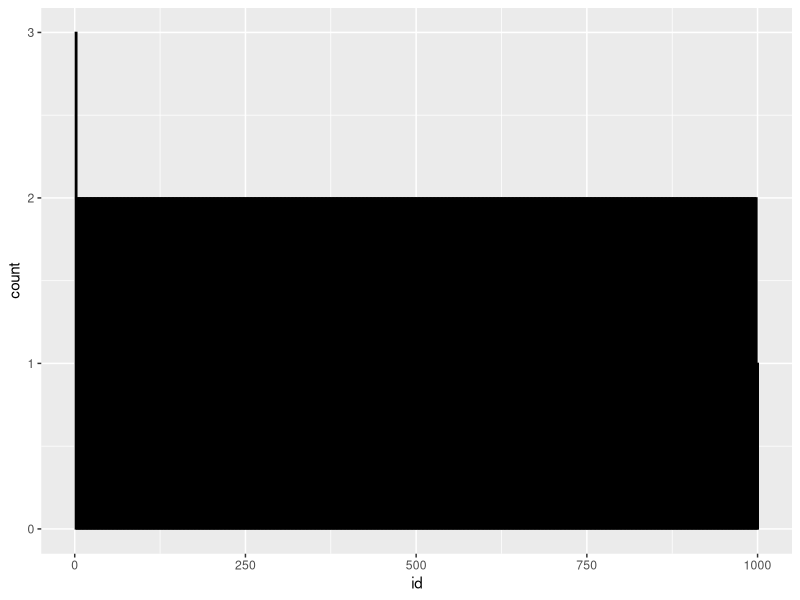

R code for this plot:
## ---- chunk 1
D1 <- read.csv("online.data.csv", header = T)
## ---- chunk 2
library(ggplot2)
#Start by creating histograms of the distributions for all variables (#HINT: look up "facet" in the ggplot documentation)
lilplot <- ggplot(D1, aes(x=id)) + geom_histogram(binwidth=2,colour="black")
lilplot + facet_grid()
#Then visualize the relationships between variables

#Try to capture an intution about the data and the relationships

